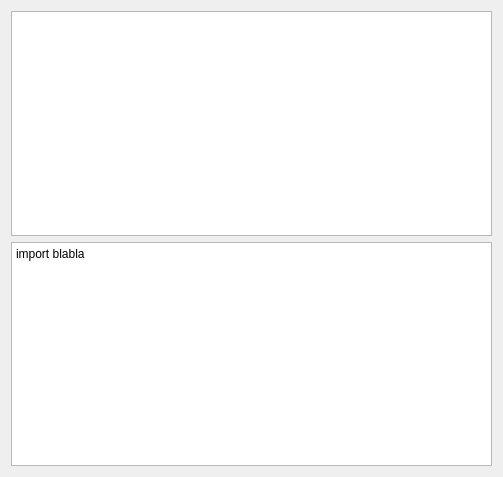
<?xml version="1.0" encoding="UTF-8"?>
<ui version="4.0">
 <class>Window</class>
 <widget class="QWidget" name="Window">
  <property name="geometry">
   <rect>
    <x>0</x>
    <y>0</y>
    <width>503</width>
    <height>477</height>
   </rect>
  </property>
  <property name="windowTitle">
   <string>Form</string>
  </property>
  <layout class="QVBoxLayout" name="verticalLayout">
   <item>
    <widget class="QGraphicsView" name="graphicsView">
     <property name="backgroundBrush">
      <brush brushstyle="NoBrush">
       <color alpha="255">
        <red>0</red>
        <green>0</green>
        <blue>0</blue>
       </color>
      </brush>
     </property>
    </widget>
   </item>
   <item>
    <widget class="QPlainTextEdit" name="plainTextEdit">
     <property name="plainText">
      <string>import blabla
</string>
     </property>
    </widget>
   </item>
  </layout>
 </widget>
 <resources/>
 <connections/>
</ui>
